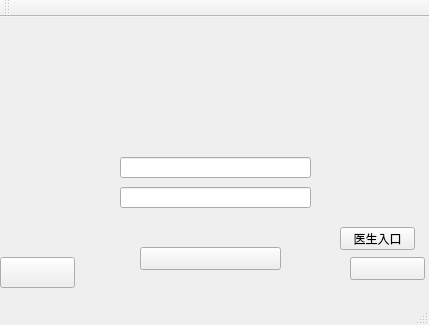
<?xml version="1.0" encoding="UTF-8"?>
<ui version="4.0">
 <class>MainWindow</class>
 <widget class="QMainWindow" name="MainWindow">
  <property name="windowModality">
   <enum>Qt::NonModal</enum>
  </property>
  <property name="geometry">
   <rect>
    <x>0</x>
    <y>0</y>
    <width>429</width>
    <height>325</height>
   </rect>
  </property>
  <property name="windowTitle">
   <string>老年人健康守护平台  1.1.2  专业版  内测</string>
  </property>
  <property name="autoFillBackground">
   <bool>true</bool>
  </property>
  <property name="styleSheet">
   <string notr="true">#centralWidget{border-image:url(:/new/prefix1/backgroud.png)}</string>
  </property>
  <widget class="QWidget" name="centralWidget">
   <widget class="QLineEdit" name="line_count">
    <property name="geometry">
     <rect>
      <x>120</x>
      <y>140</y>
      <width>191</width>
      <height>21</height>
     </rect>
    </property>
   </widget>
   <widget class="QLineEdit" name="line_pass">
    <property name="geometry">
     <rect>
      <x>120</x>
      <y>170</y>
      <width>191</width>
      <height>21</height>
     </rect>
    </property>
   </widget>
   <widget class="QPushButton" name="pushButton">
    <property name="geometry">
     <rect>
      <x>140</x>
      <y>230</y>
      <width>141</width>
      <height>23</height>
     </rect>
    </property>
    <property name="styleSheet">
     <string notr="true">border-image:url(:/new/prefix1/icon.png)</string>
    </property>
    <property name="text">
     <string/>
    </property>
   </widget>
   <widget class="QPushButton" name="btn_region">
    <property name="geometry">
     <rect>
      <x>0</x>
      <y>240</y>
      <width>75</width>
      <height>31</height>
     </rect>
    </property>
    <property name="styleSheet">
     <string notr="true">border-image:url(:/new/prefix1/region.png)</string>
    </property>
    <property name="text">
     <string/>
    </property>
   </widget>
   <widget class="QPushButton" name="pushButton_3">
    <property name="geometry">
     <rect>
      <x>350</x>
      <y>240</y>
      <width>75</width>
      <height>23</height>
     </rect>
    </property>
    <property name="styleSheet">
     <string notr="true">border-image:url(:/new/prefix1/help.png)</string>
    </property>
    <property name="text">
     <string/>
    </property>
   </widget>
   <widget class="QPushButton" name="btn_doctor">
    <property name="geometry">
     <rect>
      <x>340</x>
      <y>210</y>
      <width>75</width>
      <height>23</height>
     </rect>
    </property>
    <property name="text">
     <string>医生入口</string>
    </property>
   </widget>
  </widget>
  <widget class="QMenuBar" name="menuBar">
   <property name="geometry">
    <rect>
     <x>0</x>
     <y>0</y>
     <width>429</width>
     <height>23</height>
    </rect>
   </property>
  </widget>
  <widget class="QToolBar" name="mainToolBar">
   <attribute name="toolBarArea">
    <enum>TopToolBarArea</enum>
   </attribute>
   <attribute name="toolBarBreak">
    <bool>false</bool>
   </attribute>
  </widget>
  <widget class="QStatusBar" name="statusBar"/>
 </widget>
 <layoutdefault spacing="6" margin="11"/>
 <resources/>
 <connections/>
</ui>
